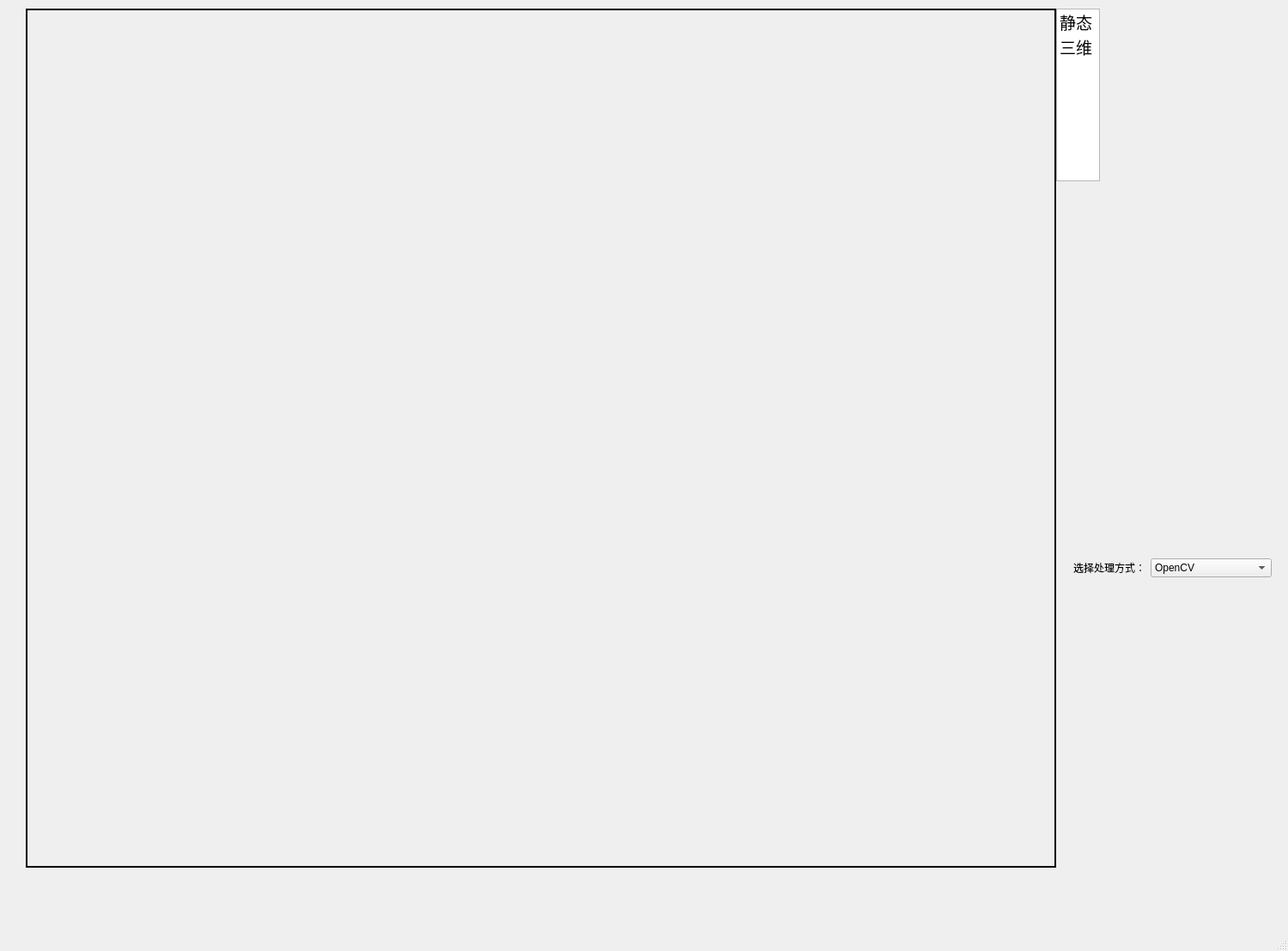
<?xml version="1.0" encoding="UTF-8"?>
<ui version="4.0">
 <class>ImageProcess</class>
 <widget class="QMainWindow" name="ImageProcess">
  <property name="geometry">
   <rect>
    <x>0</x>
    <y>0</y>
    <width>1500</width>
    <height>1107</height>
   </rect>
  </property>
  <property name="windowTitle">
   <string>图像处理系统</string>
  </property>
  <widget class="QWidget" name="centralwidget">
   <widget class="QStackedWidget" name="stackedWidget">
    <property name="geometry">
     <rect>
      <x>30</x>
      <y>10</y>
      <width>1200</width>
      <height>1000</height>
     </rect>
    </property>
    <property name="styleSheet">
     <string notr="true">border: 1px solid black;</string>
    </property>
    <property name="currentIndex">
     <number>1</number>
    </property>
    <widget class="QWidget" name="page"/>
    <widget class="QWidget" name="page_2"/>
   </widget>
   <widget class="QListWidget" name="listWidget">
    <property name="geometry">
     <rect>
      <x>1230</x>
      <y>10</y>
      <width>51</width>
      <height>201</height>
     </rect>
    </property>
    <property name="font">
     <font>
      <pointsize>14</pointsize>
      <weight>50</weight>
      <bold>false</bold>
     </font>
    </property>
    <property name="layoutDirection">
     <enum>Qt::LeftToRight</enum>
    </property>
    <property name="textElideMode">
     <enum>Qt::ElideLeft</enum>
    </property>
    <property name="flow">
     <enum>QListView::TopToBottom</enum>
    </property>
    <item>
     <property name="text">
      <string>静态</string>
     </property>
    </item>
    <item>
     <property name="text">
      <string>三维</string>
     </property>
    </item>
   </widget>
   <widget class="QComboBox" name="comboBox_method">
    <property name="geometry">
     <rect>
      <x>1340</x>
      <y>650</y>
      <width>141</width>
      <height>22</height>
     </rect>
    </property>
    <property name="currentText">
     <string>OpenCV</string>
    </property>
    <item>
     <property name="text">
      <string>OpenCV</string>
     </property>
    </item>
    <item>
     <property name="text">
      <string>Torch</string>
     </property>
    </item>
    <item>
     <property name="text">
      <string>Cuda</string>
     </property>
    </item>
    <item>
     <property name="text">
      <string>OpenMp</string>
     </property>
    </item>
   </widget>
   <widget class="QLabel" name="label">
    <property name="geometry">
     <rect>
      <x>1250</x>
      <y>650</y>
      <width>91</width>
      <height>21</height>
     </rect>
    </property>
    <property name="text">
     <string>选择处理方式：</string>
    </property>
   </widget>
  </widget>
  <widget class="QMenuBar" name="menubar">
   <property name="geometry">
    <rect>
     <x>0</x>
     <y>0</y>
     <width>1500</width>
     <height>23</height>
    </rect>
   </property>
  </widget>
  <widget class="QStatusBar" name="statusbar"/>
 </widget>
 <resources/>
 <connections>
  <connection>
   <sender>listWidget</sender>
   <signal>currentRowChanged(int)</signal>
   <receiver>ImageProcess</receiver>
   <slot>On_ListWidget_currentrowchanged()</slot>
   <hints>
    <hint type="sourcelabel">
     <x>1240</x>
     <y>233</y>
    </hint>
    <hint type="destinationlabel">
     <x>1095</x>
     <y>356</y>
    </hint>
   </hints>
  </connection>
 </connections>
 <slots>
  <slot>On_Btn_select_pic_clicked()</slot>
  <slot>On_Btn_Mean_Filter_clicked()</slot>
  <slot>On_Btn_Gaussian_Filter_clicked()</slot>
  <slot>On_comboBox_method_changed()</slot>
  <slot>On_Btn_undo_clicked()</slot>
  <slot>On_Btn_redo_clicked()</slot>
  <slot>On_Slider_bright_changed()</slot>
  <slot>On_Slider_contrast_changed()</slot>
  <slot>On_Btn_invertcolor_clicked()</slot>
  <slot>On_Btn_change_size_clicked()</slot>
  <slot>On_Btn_rotate_clicked()</slot>
  <slot>On_Btn_dilate_clicked()</slot>
  <slot>On_Btn_erode_clicked()</slot>
  <slot>On_ListWidget_currentrowchanged()</slot>
  <slot>On_Slider_bright_released()</slot>
  <slot>On_Slider_contrast_released()</slot>
 </slots>
</ui>
